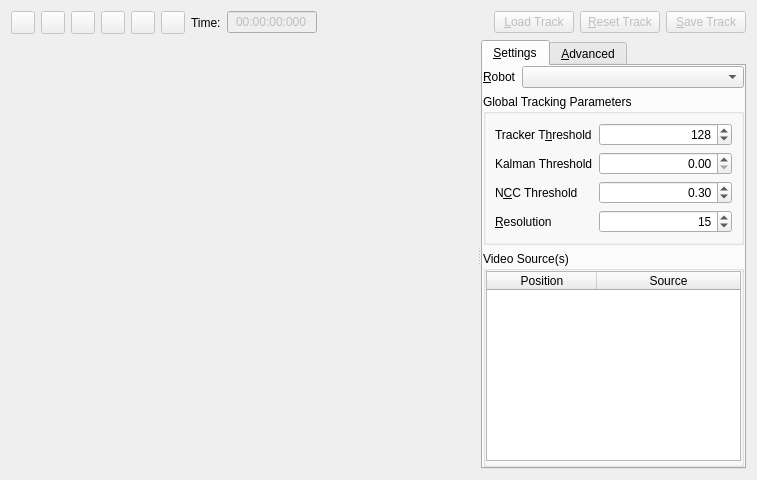
<?xml version="1.0" encoding="UTF-8"?>
<ui version="4.0">
 <class>TrackRobotWidget</class>
 <widget class="QWidget" name="TrackRobotWidget">
  <property name="geometry">
   <rect>
    <x>0</x>
    <y>0</y>
    <width>757</width>
    <height>480</height>
   </rect>
  </property>
  <property name="windowTitle">
   <string>Form</string>
  </property>
  <layout class="QVBoxLayout" name="verticalLayout_3">
   <item>
    <layout class="QHBoxLayout" name="horizontalLayout">
     <item>
      <widget class="QToolButton" name="m_scanBackBtn">
       <property name="enabled">
        <bool>false</bool>
       </property>
       <property name="sizePolicy">
        <sizepolicy hsizetype="Fixed" vsizetype="Fixed">
         <horstretch>1</horstretch>
         <verstretch>0</verstretch>
        </sizepolicy>
       </property>
       <property name="toolTip">
        <string>Reverse Scan</string>
       </property>
       <property name="text">
        <string/>
       </property>
       <property name="icon">
        <iconset resource="../../../res/resources.qrc">
         <normaloff>:/revscan.png</normaloff>:/revscan.png</iconset>
       </property>
       <property name="checkable">
        <bool>false</bool>
       </property>
      </widget>
     </item>
     <item>
      <widget class="QToolButton" name="m_stepBackBtn">
       <property name="enabled">
        <bool>false</bool>
       </property>
       <property name="sizePolicy">
        <sizepolicy hsizetype="Fixed" vsizetype="Fixed">
         <horstretch>1</horstretch>
         <verstretch>0</verstretch>
        </sizepolicy>
       </property>
       <property name="toolTip">
        <string>Reverse Step</string>
       </property>
       <property name="text">
        <string/>
       </property>
       <property name="icon">
        <iconset resource="../../../res/resources.qrc">
         <normaloff>:/revstep.png</normaloff>:/revstep.png</iconset>
       </property>
       <property name="checkable">
        <bool>false</bool>
       </property>
       <property name="autoRepeat">
        <bool>true</bool>
       </property>
       <property name="popupMode">
        <enum>QToolButton::InstantPopup</enum>
       </property>
      </widget>
     </item>
     <item>
      <widget class="QToolButton" name="m_playBtn">
       <property name="enabled">
        <bool>false</bool>
       </property>
       <property name="sizePolicy">
        <sizepolicy hsizetype="Fixed" vsizetype="Fixed">
         <horstretch>1</horstretch>
         <verstretch>0</verstretch>
        </sizepolicy>
       </property>
       <property name="toolTip">
        <string>Play/Pause</string>
       </property>
       <property name="text">
        <string/>
       </property>
       <property name="icon">
        <iconset resource="../../../res/resources.qrc">
         <normaloff>:/play.png</normaloff>:/play.png</iconset>
       </property>
       <property name="checkable">
        <bool>false</bool>
       </property>
       <property name="popupMode">
        <enum>QToolButton::InstantPopup</enum>
       </property>
      </widget>
     </item>
     <item>
      <widget class="QToolButton" name="m_stepBtn">
       <property name="enabled">
        <bool>false</bool>
       </property>
       <property name="sizePolicy">
        <sizepolicy hsizetype="Fixed" vsizetype="Fixed">
         <horstretch>1</horstretch>
         <verstretch>0</verstretch>
        </sizepolicy>
       </property>
       <property name="toolTip">
        <string>Forward Step</string>
       </property>
       <property name="text">
        <string/>
       </property>
       <property name="icon">
        <iconset resource="../../../res/resources.qrc">
         <normaloff>:/step.png</normaloff>:/step.png</iconset>
       </property>
       <property name="checkable">
        <bool>false</bool>
       </property>
       <property name="autoRepeat">
        <bool>true</bool>
       </property>
       <property name="popupMode">
        <enum>QToolButton::InstantPopup</enum>
       </property>
       <property name="autoRaise">
        <bool>false</bool>
       </property>
      </widget>
     </item>
     <item>
      <widget class="QToolButton" name="m_scanFwdBtn">
       <property name="enabled">
        <bool>false</bool>
       </property>
       <property name="sizePolicy">
        <sizepolicy hsizetype="Fixed" vsizetype="Fixed">
         <horstretch>1</horstretch>
         <verstretch>0</verstretch>
        </sizepolicy>
       </property>
       <property name="toolTip">
        <string>Forward Scan</string>
       </property>
       <property name="text">
        <string/>
       </property>
       <property name="icon">
        <iconset resource="../../../res/resources.qrc">
         <normaloff>:/scan.png</normaloff>:/scan.png</iconset>
       </property>
       <property name="checkable">
        <bool>false</bool>
       </property>
       <property name="popupMode">
        <enum>QToolButton::InstantPopup</enum>
       </property>
       <property name="autoRaise">
        <bool>false</bool>
       </property>
      </widget>
     </item>
     <item>
      <widget class="QToolButton" name="m_stopBtn">
       <property name="enabled">
        <bool>false</bool>
       </property>
       <property name="sizePolicy">
        <sizepolicy hsizetype="Fixed" vsizetype="Fixed">
         <horstretch>1</horstretch>
         <verstretch>0</verstretch>
        </sizepolicy>
       </property>
       <property name="toolTip">
        <string>Stop Tracking</string>
       </property>
       <property name="text">
        <string/>
       </property>
       <property name="icon">
        <iconset resource="../../../res/resources.qrc">
         <normaloff>:/stop.png</normaloff>:/stop.png</iconset>
       </property>
       <property name="checkable">
        <bool>false</bool>
       </property>
      </widget>
     </item>
     <item>
      <widget class="QLabel" name="m_timeLabel">
       <property name="sizePolicy">
        <sizepolicy hsizetype="Fixed" vsizetype="Preferred">
         <horstretch>0</horstretch>
         <verstretch>0</verstretch>
        </sizepolicy>
       </property>
       <property name="text">
        <string>Time:</string>
       </property>
      </widget>
     </item>
     <item>
      <widget class="QLineEdit" name="m_timeLineEdit">
       <property name="enabled">
        <bool>false</bool>
       </property>
       <property name="sizePolicy">
        <sizepolicy hsizetype="Fixed" vsizetype="Fixed">
         <horstretch>0</horstretch>
         <verstretch>0</verstretch>
        </sizepolicy>
       </property>
       <property name="minimumSize">
        <size>
         <width>90</width>
         <height>0</height>
        </size>
       </property>
       <property name="maximumSize">
        <size>
         <width>90</width>
         <height>16777215</height>
        </size>
       </property>
       <property name="layoutDirection">
        <enum>Qt::LeftToRight</enum>
       </property>
       <property name="text">
        <string>00:00:00:000</string>
       </property>
       <property name="frame">
        <bool>true</bool>
       </property>
       <property name="alignment">
        <set>Qt::AlignCenter</set>
       </property>
      </widget>
     </item>
     <item>
      <spacer name="horizontalSpacer">
       <property name="orientation">
        <enum>Qt::Horizontal</enum>
       </property>
       <property name="sizeHint" stdset="0">
        <size>
         <width>40</width>
         <height>20</height>
        </size>
       </property>
      </spacer>
     </item>
     <item>
      <widget class="QPushButton" name="m_loadBtn">
       <property name="enabled">
        <bool>false</bool>
       </property>
       <property name="text">
        <string>&amp;Load Track</string>
       </property>
      </widget>
     </item>
     <item>
      <widget class="QPushButton" name="m_resetBtn">
       <property name="enabled">
        <bool>false</bool>
       </property>
       <property name="text">
        <string>&amp;Reset Track</string>
       </property>
      </widget>
     </item>
     <item>
      <widget class="QPushButton" name="m_saveBtn">
       <property name="enabled">
        <bool>false</bool>
       </property>
       <property name="text">
        <string>&amp;Save Track</string>
       </property>
      </widget>
     </item>
    </layout>
   </item>
   <item>
    <widget class="QSplitter" name="splitter">
     <property name="sizePolicy">
      <sizepolicy hsizetype="Expanding" vsizetype="Preferred">
       <horstretch>0</horstretch>
       <verstretch>100</verstretch>
      </sizepolicy>
     </property>
     <property name="orientation">
      <enum>Qt::Horizontal</enum>
     </property>
     <widget class="ImageGrid" name="m_imageGrid" native="true">
      <property name="sizePolicy">
       <sizepolicy hsizetype="Preferred" vsizetype="Preferred">
        <horstretch>100</horstretch>
        <verstretch>100</verstretch>
       </sizepolicy>
      </property>
     </widget>
     <widget class="QFrame" name="m_parametersFrame">
      <property name="sizePolicy">
       <sizepolicy hsizetype="Preferred" vsizetype="Preferred">
        <horstretch>1</horstretch>
        <verstretch>0</verstretch>
       </sizepolicy>
      </property>
      <property name="minimumSize">
       <size>
        <width>265</width>
        <height>0</height>
       </size>
      </property>
      <layout class="QHBoxLayout" name="horizontalLayout_5">
       <property name="spacing">
        <number>0</number>
       </property>
       <property name="margin">
        <number>0</number>
       </property>
       <item>
        <widget class="QTabWidget" name="m_optionsTabs">
         <property name="maximumSize">
          <size>
           <width>16777215</width>
           <height>16777215</height>
          </size>
         </property>
         <property name="currentIndex">
          <number>0</number>
         </property>
         <widget class="QWidget" name="m_globalParamsPage">
          <attribute name="title">
           <string>&amp;Settings</string>
          </attribute>
          <layout class="QVBoxLayout" name="verticalLayout_2">
           <property name="margin">
            <number>0</number>
           </property>
           <item>
            <layout class="QHBoxLayout" name="horizontalLayout_2">
             <item>
              <widget class="QLabel" name="m_robotLabel">
               <property name="text">
                <string>&amp;Robot</string>
               </property>
               <property name="buddy">
                <cstring>m_robotCombo</cstring>
               </property>
              </widget>
             </item>
             <item>
              <widget class="QComboBox" name="m_robotCombo">
               <property name="sizePolicy">
                <sizepolicy hsizetype="Expanding" vsizetype="Fixed">
                 <horstretch>0</horstretch>
                 <verstretch>0</verstretch>
                </sizepolicy>
               </property>
              </widget>
             </item>
            </layout>
           </item>
           <item>
            <widget class="QGroupBox" name="m_globalParamsGroup">
             <property name="sizePolicy">
              <sizepolicy hsizetype="Preferred" vsizetype="Preferred">
               <horstretch>1</horstretch>
               <verstretch>0</verstretch>
              </sizepolicy>
             </property>
             <property name="title">
              <string>Global Tracking Parameters</string>
             </property>
             <layout class="QVBoxLayout" name="verticalLayout">
              <item>
               <layout class="QFormLayout" name="formLayout">
                <item row="0" column="0">
                 <widget class="QLabel" name="m_trackerThresholdLabel">
                  <property name="minimumSize">
                   <size>
                    <width>70</width>
                    <height>0</height>
                   </size>
                  </property>
                  <property name="text">
                   <string>Tracker T&amp;hreshold</string>
                  </property>
                  <property name="buddy">
                   <cstring>m_trackerThresholdSpinBox</cstring>
                  </property>
                 </widget>
                </item>
                <item row="0" column="1">
                 <widget class="QSpinBox" name="m_trackerThresholdSpinBox">
                  <property name="enabled">
                   <bool>true</bool>
                  </property>
                  <property name="toolTip">
                   <string>&lt;head/&gt;&lt;body&gt;
&lt;p&gt;Bi-level threshold used for orientation determination [0..255].&lt;/p&gt;&lt;/body&gt;&lt;/html&gt;</string>
                  </property>
                  <property name="alignment">
                   <set>Qt::AlignRight|Qt::AlignTrailing|Qt::AlignVCenter</set>
                  </property>
                  <property name="suffix">
                   <string/>
                  </property>
                  <property name="minimum">
                   <number>0</number>
                  </property>
                  <property name="maximum">
                   <number>255</number>
                  </property>
                  <property name="value">
                   <number>128</number>
                  </property>
                 </widget>
                </item>
                <item row="2" column="0">
                 <widget class="QLabel" name="m_nccThresholdLabel">
                  <property name="text">
                   <string>N&amp;CC Threshold</string>
                  </property>
                  <property name="buddy">
                   <cstring>m_nccThresholdSpinBox</cstring>
                  </property>
                 </widget>
                </item>
                <item row="2" column="1">
                 <widget class="QDoubleSpinBox" name="m_nccThresholdSpinBox">
                  <property name="enabled">
                   <bool>true</bool>
                  </property>
                  <property name="toolTip">
                   <string>&lt;head/&gt;
&lt;body&gt;
&lt;p&gt;Normalised Cross Correlation threshold for tracking [-1..+1].&lt;/p&gt;
&lt;/body&gt;</string>
                  </property>
                  <property name="alignment">
                   <set>Qt::AlignRight|Qt::AlignTrailing|Qt::AlignVCenter</set>
                  </property>
                  <property name="minimum">
                   <double>-1.000000000000000</double>
                  </property>
                  <property name="maximum">
                   <double>1.000000000000000</double>
                  </property>
                  <property name="singleStep">
                   <double>0.010000000000000</double>
                  </property>
                  <property name="value">
                   <double>0.300000000000000</double>
                  </property>
                 </widget>
                </item>
                <item row="3" column="0">
                 <widget class="QLabel" name="m_resolutionLabel">
                  <property name="toolTip">
                   <string>&lt;!DOCTYPE HTML PUBLIC &quot;-//W3C//DTD HTML 4.0//EN&quot; &quot;http://www.w3.org/TR/REC-html40/strict.dtd&quot;&gt;
&lt;html&gt;&lt;head&gt;&lt;meta name=&quot;qrichtext&quot; content=&quot;1&quot; /&gt;&lt;style type=&quot;text/css&quot;&gt;
p, li { white-space: pre-wrap; }
&lt;/style&gt;&lt;/head&gt;&lt;body style=&quot; font-family:'MS Shell Dlg 2'; font-size:8.25pt; font-weight:400; font-style:normal;&quot;&gt;
&lt;p style=&quot; margin-top:0px; margin-bottom:0px; margin-left:0px; margin-right:0px; -qt-block-indent:0; text-indent:0px;&quot;&gt;&lt;span style=&quot; font-size:8pt;&quot;&gt;This is the number of pixels that an individual target square is mapped to.&lt;/span&gt;&lt;/p&gt;
&lt;p style=&quot; margin-top:0px; margin-bottom:0px; margin-left:0px; margin-right:0px; -qt-block-indent:0; text-indent:0px;&quot;&gt;&lt;span style=&quot; font-size:8pt;&quot;&gt;Too big = SLOW&lt;/span&gt;&lt;/p&gt;
&lt;p style=&quot; margin-top:0px; margin-bottom:0px; margin-left:0px; margin-right:0px; -qt-block-indent:0; text-indent:0px;&quot;&gt;&lt;span style=&quot; font-size:8pt;&quot;&gt;Too small = tracking failure&lt;/span&gt;&lt;/p&gt;&lt;/body&gt;&lt;/html&gt;</string>
                  </property>
                  <property name="text">
                   <string>&amp;Resolution</string>
                  </property>
                  <property name="buddy">
                   <cstring>m_resolutionSpinBox</cstring>
                  </property>
                 </widget>
                </item>
                <item row="3" column="1">
                 <widget class="QSpinBox" name="m_resolutionSpinBox">
                  <property name="enabled">
                   <bool>true</bool>
                  </property>
                  <property name="toolTip">
                   <string>&lt;p&gt;The size in pixels to be used to represent one square of the target. Larger means more accurate (up to a point) but slower [0..99].&lt;/p&gt;</string>
                  </property>
                  <property name="alignment">
                   <set>Qt::AlignRight|Qt::AlignTrailing|Qt::AlignVCenter</set>
                  </property>
                  <property name="value">
                   <number>15</number>
                  </property>
                 </widget>
                </item>
                <item row="1" column="0">
                 <widget class="QLabel" name="label">
                  <property name="text">
                   <string>Kalman Threshold</string>
                  </property>
                 </widget>
                </item>
                <item row="1" column="1">
                 <widget class="QDoubleSpinBox" name="m_kalmanThSpinBox">
                  <property name="toolTip">
                   <string>&lt;html&gt;&lt;head/&gt;&lt;body&gt;&lt;p&gt;To disable Kalman filter, set threshold to 0.00&lt;/p&gt;&lt;/body&gt;&lt;/html&gt;</string>
                  </property>
                  <property name="alignment">
                   <set>Qt::AlignRight|Qt::AlignTrailing|Qt::AlignVCenter</set>
                  </property>
                 </widget>
                </item>
               </layout>
              </item>
             </layout>
            </widget>
           </item>
           <item>
            <widget class="QGroupBox" name="m_addVideoGroupBox">
             <property name="title">
              <string>Video Source(s)</string>
             </property>
             <layout class="QHBoxLayout" name="horizontalLayout_3">
              <property name="spacing">
               <number>0</number>
              </property>
              <property name="leftMargin">
               <number>0</number>
              </property>
              <property name="topMargin">
               <number>0</number>
              </property>
              <property name="rightMargin">
               <number>0</number>
              </property>
              <property name="bottomMargin">
               <number>3</number>
              </property>
              <item>
               <widget class="QTableWidget" name="m_videoTable">
                <property name="sizePolicy">
                 <sizepolicy hsizetype="Expanding" vsizetype="Expanding">
                  <horstretch>1</horstretch>
                  <verstretch>0</verstretch>
                 </sizepolicy>
                </property>
                <property name="minimumSize">
                 <size>
                  <width>150</width>
                  <height>0</height>
                 </size>
                </property>
                <property name="editTriggers">
                 <set>QAbstractItemView::NoEditTriggers</set>
                </property>
                <property name="alternatingRowColors">
                 <bool>true</bool>
                </property>
                <property name="selectionMode">
                 <enum>QAbstractItemView::SingleSelection</enum>
                </property>
                <property name="selectionBehavior">
                 <enum>QAbstractItemView::SelectRows</enum>
                </property>
                <property name="showGrid">
                 <bool>true</bool>
                </property>
                <property name="cornerButtonEnabled">
                 <bool>true</bool>
                </property>
                <attribute name="horizontalHeaderVisible">
                 <bool>true</bool>
                </attribute>
                <attribute name="horizontalHeaderCascadingSectionResizes">
                 <bool>false</bool>
                </attribute>
                <attribute name="horizontalHeaderDefaultSectionSize">
                 <number>110</number>
                </attribute>
                <attribute name="horizontalHeaderShowSortIndicator" stdset="0">
                 <bool>false</bool>
                </attribute>
                <attribute name="horizontalHeaderStretchLastSection">
                 <bool>true</bool>
                </attribute>
                <attribute name="verticalHeaderVisible">
                 <bool>false</bool>
                </attribute>
                <attribute name="verticalHeaderShowSortIndicator" stdset="0">
                 <bool>true</bool>
                </attribute>
                <attribute name="verticalHeaderStretchLastSection">
                 <bool>false</bool>
                </attribute>
                <column>
                 <property name="text">
                  <string>Position</string>
                 </property>
                </column>
                <column>
                 <property name="text">
                  <string>Source</string>
                 </property>
                </column>
               </widget>
              </item>
             </layout>
            </widget>
           </item>
          </layout>
         </widget>
         <widget class="QWidget" name="m_cameraParamsPage">
          <attribute name="title">
           <string>&amp;Advanced</string>
          </attribute>
          <layout class="QVBoxLayout" name="verticalLayout_21">
           <property name="margin">
            <number>0</number>
           </property>
           <item>
            <widget class="QGroupBox" name="m_cameraParamsGroup">
             <property name="sizePolicy">
              <sizepolicy hsizetype="Preferred" vsizetype="Preferred">
               <horstretch>1</horstretch>
               <verstretch>0</verstretch>
              </sizepolicy>
             </property>
             <property name="title">
              <string>Camera Tracking Parameters</string>
             </property>
             <layout class="QVBoxLayout" name="verticalLayout_22">
              <item>
               <layout class="QHBoxLayout" name="horizontalLayout_21" stretch="1,4">
                <item>
                 <widget class="QLabel" name="m_positionLabel">
                  <property name="text">
                   <string>&amp;Position</string>
                  </property>
                  <property name="buddy">
                   <cstring>m_positionCombo</cstring>
                  </property>
                 </widget>
                </item>
                <item>
                 <widget class="QComboBox" name="m_positionCombo">
                  <property name="sizePolicy">
                   <sizepolicy hsizetype="Expanding" vsizetype="Fixed">
                    <horstretch>0</horstretch>
                    <verstretch>0</verstretch>
                   </sizepolicy>
                  </property>
                 </widget>
                </item>
               </layout>
              </item>
              <item>
               <layout class="QFormLayout" name="formLayout_21">
                <item row="0" column="0">
                 <widget class="QLabel" name="m_useGlobalLabel">
                  <property name="minimumSize">
                   <size>
                    <width>70</width>
                    <height>0</height>
                   </size>
                  </property>
                  <property name="text">
                   <string>Use Global Paramaters</string>
                  </property>
                  <property name="buddy">
                   <cstring>m_useGlobalCheckBox</cstring>
                  </property>
                 </widget>
                </item>
                <item row="0" column="1">
                 <widget class="QCheckBox" name="m_useGlobalCheckBox">
                  <property name="enabled">
                   <bool>true</bool>
                  </property>
                  <property name="layoutDirection">
                   <enum>Qt::RightToLeft</enum>
                  </property>
                 </widget>
                </item>
                <item row="2" column="0">
                 <widget class="QLabel" name="m_camTrackerThresholdLabel">
                  <property name="minimumSize">
                   <size>
                    <width>70</width>
                    <height>0</height>
                   </size>
                  </property>
                  <property name="text">
                   <string>Tracker T&amp;hreshold</string>
                  </property>
                  <property name="buddy">
                   <cstring>m_trackerThresholdSpinBox</cstring>
                  </property>
                 </widget>
                </item>
                <item row="2" column="1">
                 <widget class="QSpinBox" name="m_camTrackerThresholdSpinBox">
                  <property name="enabled">
                   <bool>false</bool>
                  </property>
                  <property name="toolTip">
                   <string>&lt;head/&gt;&lt;body&gt;
&lt;p&gt;Bi-level threshold used for orientation determination [0..255].&lt;/p&gt;&lt;/body&gt;&lt;/html&gt;</string>
                  </property>
                  <property name="alignment">
                   <set>Qt::AlignRight|Qt::AlignTrailing|Qt::AlignVCenter</set>
                  </property>
                  <property name="suffix">
                   <string/>
                  </property>
                  <property name="minimum">
                   <number>0</number>
                  </property>
                  <property name="maximum">
                   <number>255</number>
                  </property>
                  <property name="value">
                   <number>128</number>
                  </property>
                 </widget>
                </item>
                <item row="3" column="0">
                 <widget class="QLabel" name="m_camNccThresholdLabel">
                  <property name="text">
                   <string>N&amp;CC Threshold</string>
                  </property>
                  <property name="buddy">
                   <cstring>m_camNccThresholdSpinBox</cstring>
                  </property>
                 </widget>
                </item>
                <item row="3" column="1">
                 <widget class="QDoubleSpinBox" name="m_camNccThresholdSpinBox">
                  <property name="enabled">
                   <bool>false</bool>
                  </property>
                  <property name="toolTip">
                   <string>&lt;head/&gt;
&lt;body&gt;
&lt;p&gt;Normalised Cross Correlation threshold for tracking [-1..+1].&lt;/p&gt;
&lt;/body&gt;</string>
                  </property>
                  <property name="alignment">
                   <set>Qt::AlignRight|Qt::AlignTrailing|Qt::AlignVCenter</set>
                  </property>
                  <property name="minimum">
                   <double>-1.000000000000000</double>
                  </property>
                  <property name="maximum">
                   <double>1.000000000000000</double>
                  </property>
                  <property name="singleStep">
                   <double>0.010000000000000</double>
                  </property>
                  <property name="value">
                   <double>0.300000000000000</double>
                  </property>
                 </widget>
                </item>
                <item row="4" column="0">
                 <widget class="QLabel" name="m_camResolutionLabel">
                  <property name="toolTip">
                   <string>&lt;!DOCTYPE HTML PUBLIC &quot;-//W3C//DTD HTML 4.0//EN&quot; &quot;http://www.w3.org/TR/REC-html40/strict.dtd&quot;&gt;
&lt;html&gt;&lt;head&gt;&lt;meta name=&quot;qrichtext&quot; content=&quot;1&quot; /&gt;&lt;style type=&quot;text/css&quot;&gt;
p, li { white-space: pre-wrap; }
&lt;/style&gt;&lt;/head&gt;&lt;body style=&quot; font-family:'MS Shell Dlg 2'; font-size:8.25pt; font-weight:400; font-style:normal;&quot;&gt;
&lt;p style=&quot; margin-top:0px; margin-bottom:0px; margin-left:0px; margin-right:0px; -qt-block-indent:0; text-indent:0px;&quot;&gt;&lt;span style=&quot; font-size:8pt;&quot;&gt;This is the number of pixels that an individual target square is mapped to.&lt;/span&gt;&lt;/p&gt;
&lt;p style=&quot; margin-top:0px; margin-bottom:0px; margin-left:0px; margin-right:0px; -qt-block-indent:0; text-indent:0px;&quot;&gt;&lt;span style=&quot; font-size:8pt;&quot;&gt;Too big = SLOW&lt;/span&gt;&lt;/p&gt;
&lt;p style=&quot; margin-top:0px; margin-bottom:0px; margin-left:0px; margin-right:0px; -qt-block-indent:0; text-indent:0px;&quot;&gt;&lt;span style=&quot; font-size:8pt;&quot;&gt;Too small = tracking failure&lt;/span&gt;&lt;/p&gt;&lt;/body&gt;&lt;/html&gt;</string>
                  </property>
                  <property name="text">
                   <string>&amp;Resolution</string>
                  </property>
                  <property name="buddy">
                   <cstring>m_camResolutionSpinBox</cstring>
                  </property>
                 </widget>
                </item>
                <item row="4" column="1">
                 <widget class="QSpinBox" name="m_camResolutionSpinBox">
                  <property name="enabled">
                   <bool>false</bool>
                  </property>
                  <property name="toolTip">
                   <string>&lt;p&gt;The size in pixels to be used to represent one square of the target. Larger means more accurate (up to a point) but slower [0..99].&lt;/p&gt;</string>
                  </property>
                  <property name="alignment">
                   <set>Qt::AlignRight|Qt::AlignTrailing|Qt::AlignVCenter</set>
                  </property>
                  <property name="value">
                   <number>15</number>
                  </property>
                 </widget>
                </item>
                <item row="1" column="0">
                 <widget class="QLabel" name="m_kalmanThLabel">
                  <property name="text">
                   <string>Kalman Threshold</string>
                  </property>
                 </widget>
                </item>
                <item row="1" column="1">
                 <widget class="QDoubleSpinBox" name="m_camKalmanThSpinBox">
                  <property name="enabled">
                   <bool>false</bool>
                  </property>
                  <property name="layoutDirection">
                   <enum>Qt::LeftToRight</enum>
                  </property>
                  <property name="alignment">
                   <set>Qt::AlignRight|Qt::AlignTrailing|Qt::AlignVCenter</set>
                  </property>
                 </widget>
                </item>
               </layout>
              </item>
              <item>
               <layout class="QHBoxLayout" name="horizontalLayout_31">
                <item>
                 <spacer name="horizontalSpacer_2">
                  <property name="orientation">
                   <enum>Qt::Horizontal</enum>
                  </property>
                  <property name="sizeType">
                   <enum>QSizePolicy::Expanding</enum>
                  </property>
                  <property name="sizeHint" stdset="0">
                   <size>
                    <width>5</width>
                    <height>20</height>
                   </size>
                  </property>
                 </spacer>
                </item>
                <item>
                 <widget class="QToolButton" name="btnSave">
                  <property name="enabled">
                   <bool>true</bool>
                  </property>
                  <property name="text">
                   <string/>
                  </property>
                  <property name="icon">
                   <iconset resource="../../../res/resources.qrc">
                    <normaloff>:/apply.png</normaloff>:/apply.png</iconset>
                  </property>
                 </widget>
                </item>
               </layout>
              </item>
              <item>
               <spacer name="verticalSpacer_2">
                <property name="orientation">
                 <enum>Qt::Vertical</enum>
                </property>
                <property name="sizeType">
                 <enum>QSizePolicy::Expanding</enum>
                </property>
                <property name="sizeHint" stdset="0">
                 <size>
                  <width>5</width>
                  <height>20</height>
                 </size>
                </property>
               </spacer>
              </item>
             </layout>
            </widget>
           </item>
          </layout>
         </widget>
        </widget>
       </item>
      </layout>
     </widget>
    </widget>
   </item>
  </layout>
 </widget>
 <customwidgets>
  <customwidget>
   <class>ImageGrid</class>
   <extends>QWidget</extends>
   <header>ImageGrid.h</header>
   <container>1</container>
  </customwidget>
 </customwidgets>
 <resources>
  <include location="../../../res/resources.qrc"/>
 </resources>
 <connections/>
</ui>
